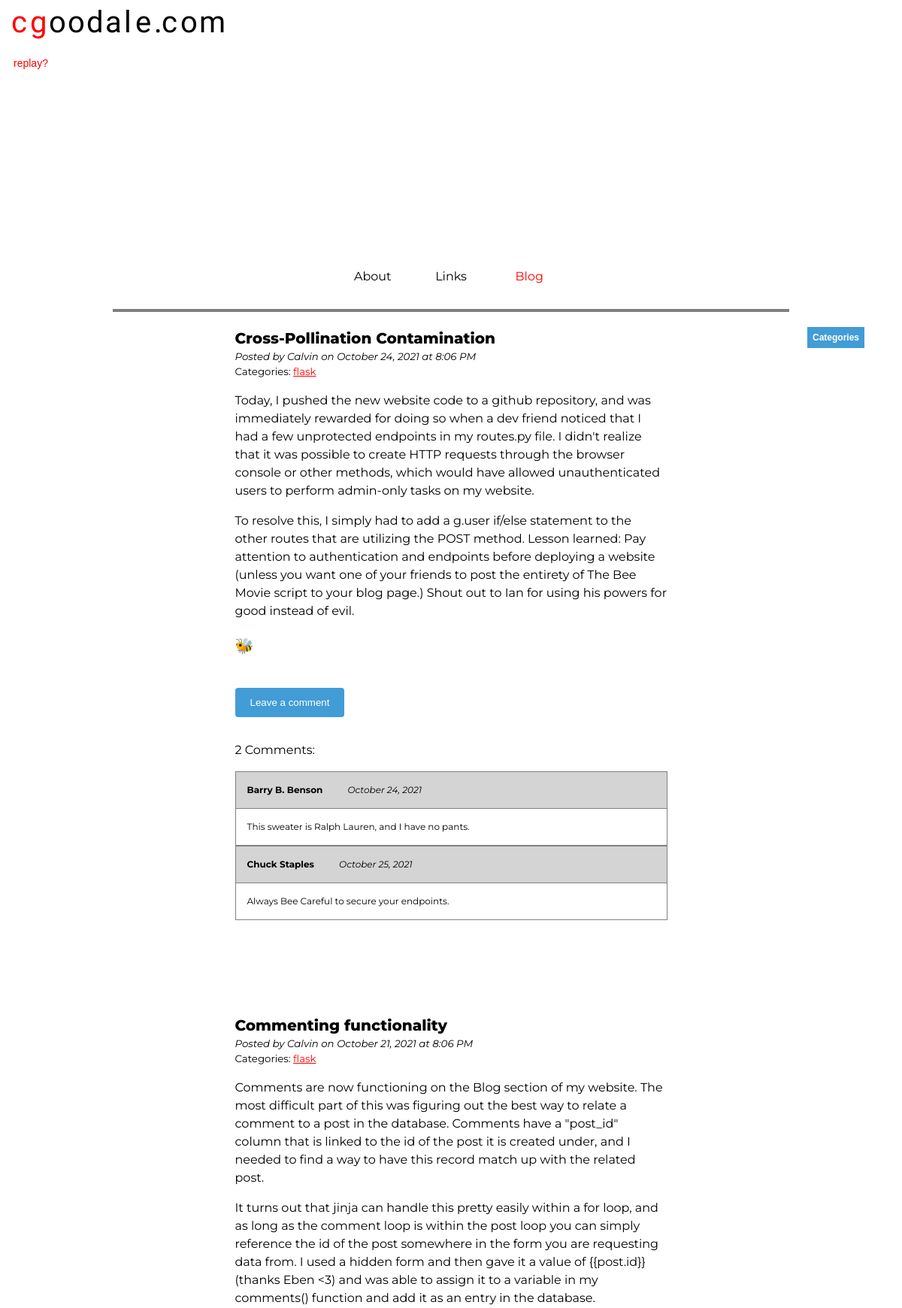
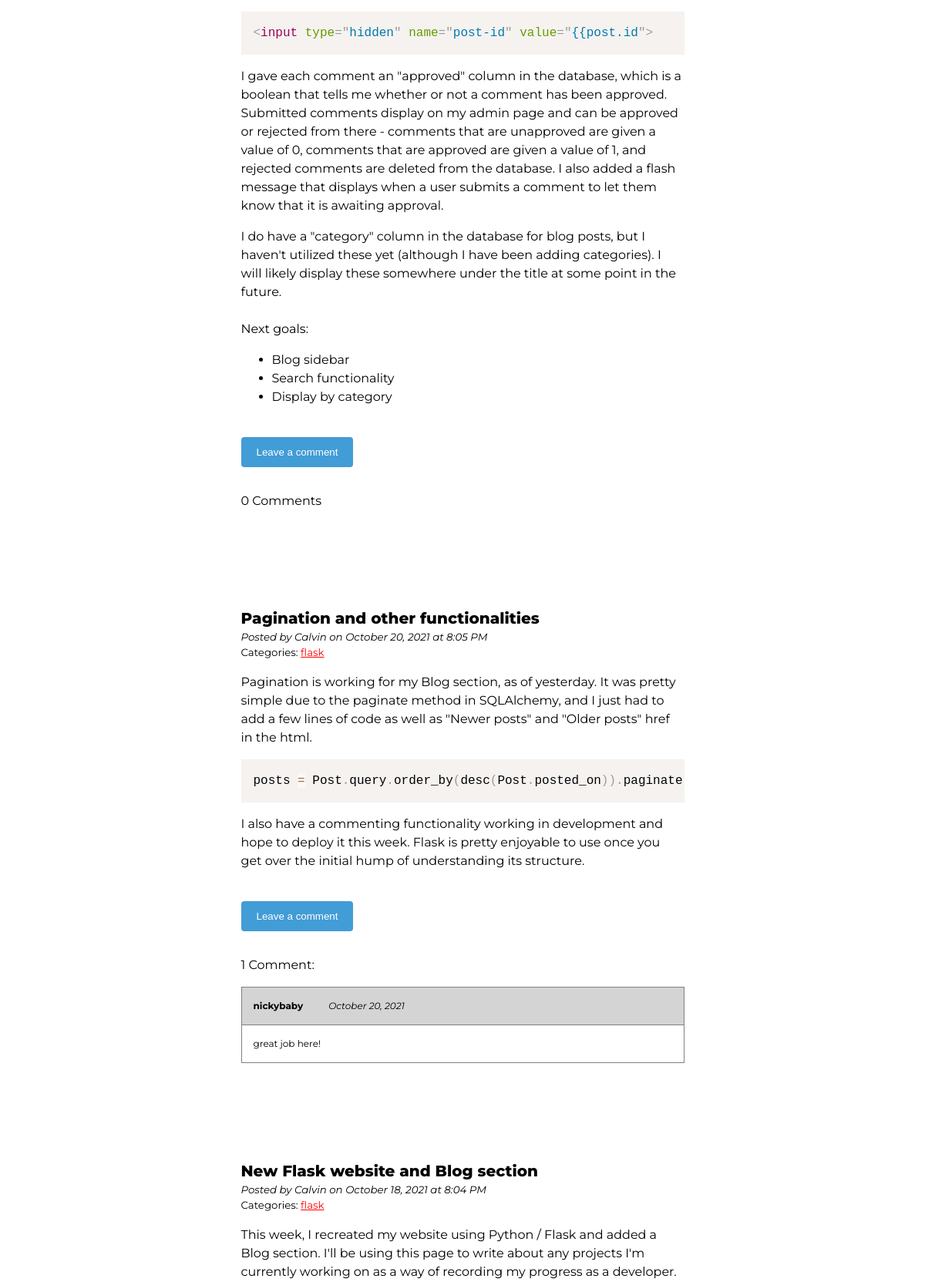
Page /blog (upper part) on the committed database (2 pictures, top to bottom).
### calblog/models.py (models this page shows, shortened)
class Post(db.Model):
    id = db.Column(db.Integer, primary_key=True)
    title = db.Column(db.String(100), nullable=False, unique=True)
    content = db.Column(db.Text, nullable=False)
    posted_on = db.Column(db.DateTime, nullable=False)
    categories = db.relationship('Categories', backref=db.backref('post',lazy=True, passive_deletes=True))
    comment_count = db.Column(db.Integer, nullable=False, default=0)
    comments = db.relationship('Comment', backref=db.backref('post',lazy=True, passive_deletes=True))

class Categories(db.Model):
    id = db.Column(db.Integer, primary_key=True)
    post_id = db.Column(db.Integer, db.ForeignKey('post.id', ondelete='CASCADE'), nullable=False)
    category = db.Column(db.String(100), nullable=False)

class Comment(db.Model):
    id = db.Column(db.Integer, primary_key=True)
    name = db.Column(db.String(25), unique=False, nullable=False)
    message = db.Column(db.Text, nullable=False)
    post_id = db.Column(db.Integer, db.ForeignKey('post.id', ondelete='CASCADE'), nullable=False)
    date_pub = db.Column(db.DateTime, nullable=False, default=datetime.utcnow)
    approved = db.Column(db.Boolean, default=False, nullable=False)

### calblog/routes.py (the view)
@app.route('/blog', methods=['GET'])
def blog():
    page = request.args.get('page', 1, type=int)
    posts = Post.query.order_by(desc(Post.posted_on)).paginate(page, 5, False)
    comments = Comment.query.all()
    categories = Categories.query.all()
    unique_categories = Categories.query.with_entities(Categories.category).distinct()
    next_url = url_for('blog', page=posts.next_num) if posts.has_next else None
    prev_url = url_for('blog', page=posts.prev_num) if posts.has_prev else None
    return render_template('blog.html', posts=posts.items, comments=comments, next_url=next_url, prev_url=prev_url, categories=categories, unique_categories=unique_categories)  # render a template

### calblog/routes.py (called while the page is built)
@app.before_request
def before_request():
    print(session)
    g.user = None
    if 'user_id' in session:
        user = [x for x in get_users() if x.id == session['user_id']][0]
        g.user = user

### calblog/templates/blog.html (shortened to what this page needs)
{% extends 'base.html' %}
{% block body %}
<body>
    <section class="top">
        <div class="container">
	        {% include 'header.html' %}
	        <div class="navbar">
		        <ul>
        		  <li><a href="/">About</a></li>
        		  <li><a href="/links">Links</a></li>
        		  <li><a class="active" href="/blog">Blog</a></li>
	        	</ul>
        	</div>
	</section>
	<section class="middle">
	    <div class="container">
	        <article class="posts">
                <div class="categories">
                    <div class="dropdown">
                        <button class="dropbtn"><b>Categories</b></button>
                    </div>
                </div>
                <div class="post-section">
                    {% for post in posts %}
                    <h1 class="post-title">{{post.title}}</h1>
                    <p class="post-author"><i>Posted by Calvin on {{post.posted_on.strftime('%B %d, %Y at %-I:%M %p')}}</i></p>
                    <p class="post-category">Categories:
                    {% for category in categories %}
                        {% if category.post_id == post.id %}
                            <a href="/blog/category/{{category.category}}">{{category.category}}</a>
                        {% endif %}
                    {% endfor %}
                    <p class="post-content">{{post.content|safe}}</p>
                    <br>
                    <button class="open-button" name="{{post.id}}" id="but{{post.id}}" onclick="toggleText(name)">Leave a comment</button>
                    <div class="comment-section">
                        {% if post.comment_count == 0 %}
                            <p>{{post.comment_count}} Comments</p>
                        {% elif post.comment_count == 1 %}
                            <p>{{post.comment_count}} Comment:</p>
                        {% else %}
                            <p>{{post.comment_count}} Comments:</p>
                        {% endif %}
                        {% for comment in comments %}
                            {% if (comment.post_id == post.id) and (comment.approved == 1) %}
                            <table class="comment">
                                <thead>
                                    <tr>
                                        <td><b>{{comment.name}}</b> <i style="font-size:12px; margin-left: 2.5em;">{{comment.date_pub.strftime('%B %d, %Y')}}</i></td>
                                    </tr>
                                </thead>
                                <tbody>
                                    <tr>
                                        <td>{{comment.message}}</td>
                                    </tr>
                                </tbody>
                            </table>
                            {% endif %}
                        {% endfor %}
                    </div>
                    {% endfor %}
                </div>
            </article>
		</div>
	</section>
</body>
{% endblock %}

### calblog/templates/base.html (shortened to what this page needs)
<!DOCTYPE html>
<html>
<head>
    <link rel="stylesheet" href="{{ url_for('static', filename='css/main.css') }}">
    <link rel="stylesheet" type="text/css" href="{{ url_for('static', filename='css/prism.css') }}">
</head>
<body>
    {% block body %}{% endblock %}
</body>
</html>

### calblog/templates/header.html (shortened to what this page needs)
<header>
    <a href class="logourl animated" url="http://cgoodale.com"></a>
        <div class="letterbox">
            <span class="letter letter-c animated">c</span>
            <span class="letter letter-g animated">g</span>
            <span class="letter letter-o animated">o</span>
            <span class="letter letter-oo animated">o</span>
            <span class="letter letter-d animated">d</span>
            <span class="letter letter-a animated">a</span>
            <span class="letter letter-a2 animated">a</span>
            <span class="letter letter-l animated">l</span>
            <span class="letter letter-e animated">e</span>
            <span class="letter dot1 animated">.</span>
            <span class="letter dot2 animated">.</span>
            <span class="letter letter-c2 animated">c</span>
            <span class="letter letter-o3 animated">o</span>
            <span class="letter letter-m animated">m</span>
        </div>
        <button class="animatebtn">
            replay?
        </button>
    </div>

### calblog/static/css/prism.css (style rules this page uses)
code[class*=language-],pre[class*=language-] { color:#000;background:0 0;text-shadow:0 1px #fff;font-family:Consolas,Monaco,'Andale Mono','Ubuntu Mono',monospace;font-size:1em;text-align:left;white-space:pre;word-spacing:normal;word-break:normal;word-wrap:normal;line-height:1.5;-moz-tab-size:4;-o-tab-size:4;tab-size:4;-webkit-hyphens:none;-moz-hyphens:none;-ms-hyphens:none;hyphens:none }
pre[class*=language-] { padding:1em;margin:.5em 0;overflow:auto }
:not(pre)>code[class*=language-],pre[class*=language-] { background:#f5f2f0 }

### rows in the picture
Post: title "Cross-Pollination Contamination", posted_on "October 24, 2021 at 8:06 PM", content "Today, I pushed the new website code to a github repository, and was immediately rewarded for doing so when a dev friend noticed that I had a few unprotected endpoints in my routes.py file. I didn't realize that it was possible to create HTTP requests through the browser console or other methods, which would have allowed unauthenticated users to perform admin-only tasks on my website. To resolve this, I simply had to add a g.user if/else statement to the other routes that are utilizing the POST method. Lesson learned: Pay attention to authentication and endpoints before deploying a website (unless you want one of your friends to post the entirety of The Bee Movie script to your blog page.)…", comment_count "2"
Categories: category "flask"
Comment: name "Barry B. Benson", date_pub "October 24, 2021", message "This sweater is Ralph Lauren, and I have no pants."
Comment: name "Chuck Staples", date_pub "October 25, 2021", message "Always Bee Careful to secure your endpoints."
Post: title "Commenting functionality", posted_on "October 21, 2021 at 8:06 PM", content "Comments are now functioning on the Blog section of my website. The most difficult part of this was figuring out the best way to relate a comment to a post in the database. Comments have a \"post_id\" column that is linked to the id of the post it is created under, and I needed to find a way to have this record match up with the related post. It turns out that jinja can handle this pretty easily within a for loop, and as long as the comment loop is within the post loop you can simply reference the id of the post somewhere in the form you are requesting data from. I used a hidden form and then gave it a value of {{post.id}} (thanks Eben <3) and was able to assign it to a variable in my…", comment_count "0"
Categories: category "flask"
Post: title "Pagination and other functionalities", posted_on "October 20, 2021 at 8:05 PM", content "Pagination is working for my Blog section, as of yesterday. It was pretty simple due to the paginate method in SQLAlchemy, and I just had to add a few lines of code as well as \"Newer posts\" and \"Older posts\" href in the html. posts = Post . query . order_by ( desc ( Post . posted_on ) ) . paginate I also have a commenting functionality working in development and hope to deploy it this week . Flask is pretty enjoyable to use once you get over the initial hump of understanding its structure.", comment_count "1"
Categories: category "flask"
Comment: name "nickybaby", date_pub "October 20, 2021", message "great job here!"
Post: title "New Flask website and Blog section", posted_on "October 18, 2021 at 8:04 PM", content "This week, I recreated my website using Python / Flask and added a Blog section. I'll be using this page to write about any projects I'm currently working on as a way of recording my progress as a developer."
Categories: category "flask"
